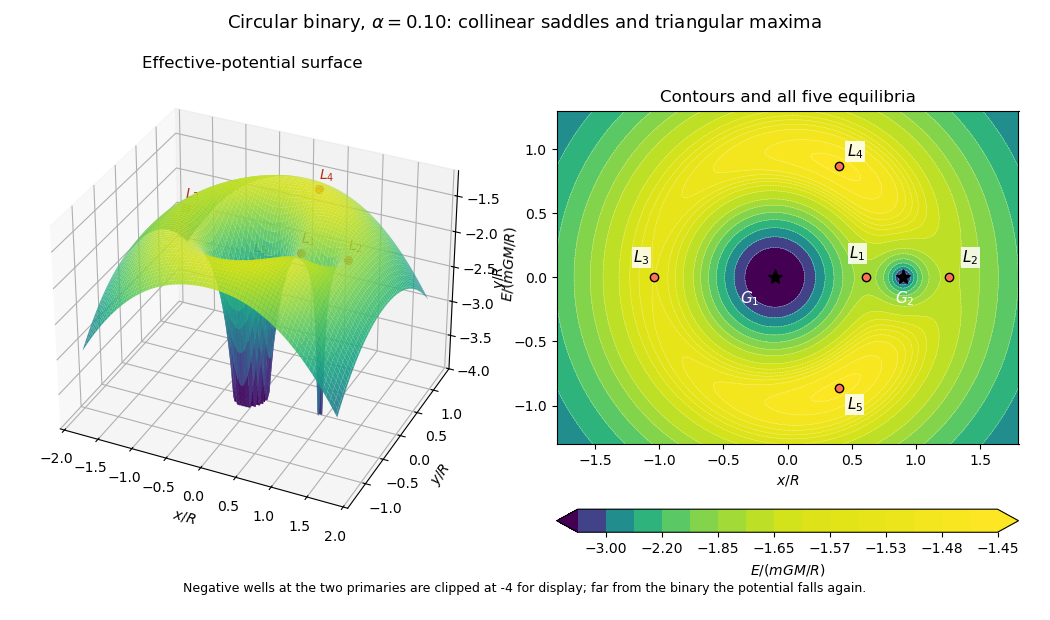

Python code for this plot:
"""Original restricted-three-body effective-potential sketch.
Python 3.14; NumPy 2.3.5, Matplotlib 3.10.7. Caller supplies MPLCONFIGDIR.
Writes only its PNG basename to cwd; no source-relative or _media outputs.
"""
from pathlib import Path
import matplotlib
matplotlib.use('Agg')
import matplotlib.pyplot as plt
import numpy as np

alpha = 0.10

def derivative(x):
    return -x+(1-alpha)*(x+alpha)/abs(x+alpha)**3+alpha*(x-1+alpha)/abs(x-1+alpha)**3

def bisect(lo, hi):
    assert derivative(lo)>0>derivative(hi)
    for _ in range(80):
        mid=(lo+hi)/2
        if derivative(mid)>0: lo=mid
        else: hi=mid
    return (lo+hi)/2

def potential(x,y):
    return -(x*x+y*y)/2-(1-alpha)/np.hypot(x+alpha,y)-alpha/np.hypot(x-1+alpha,y)

points=[(bisect(-alpha+1e-5,1-alpha-1e-5),0),(bisect(1-alpha+1e-5,3),0),(bisect(-3,-alpha-1e-5),0),(0.5-alpha,np.sqrt(3)/2),(0.5-alpha,-np.sqrt(3)/2)]
x=np.linspace(-1.8,1.8,230); y=np.linspace(-1.3,1.3,180)
X,Y=np.meshgrid(x,y); E=potential(X,Y)
shown=np.maximum(E,-4.0)
fig=plt.figure(figsize=(10.5,6.2),dpi=100,facecolor='white')
ax=fig.add_subplot(121,projection='3d')
ax.plot_surface(X,Y,shown,cmap='viridis',vmin=-4,vmax=-1.3,rstride=3,cstride=3,linewidth=0,alpha=0.93)
for i,(px,py) in enumerate(points,1):
    pz=potential(px,py)
    ax.scatter(px,py,pz+0.03,color='#e85128',s=30,depthshade=False)
    ax.text(px,py,pz+0.16,rf'$L_{i}$',color='#b62c10',fontsize=10)
ax.set(xlabel='$x/R$',ylabel='$y/R$',zlabel=r'$E/(mGM/R)$',zlim=(-4,-1.15),title='Effective-potential surface')
ax.view_init(elev=32,azim=-65)
ax.set_box_aspect((1,0.85,0.75))
ax2=fig.add_subplot(122)
levels=[-4,-3,-2.5,-2.2,-2,-1.85,-1.75,-1.65,-1.60,-1.57,-1.55,-1.53,-1.51,-1.48,-1.46,-1.45]
c=ax2.contourf(X,Y,E,levels=levels,cmap='viridis',extend='both')
ax2.contour(X,Y,E,levels=levels,colors='white',linewidths=0.35,alpha=0.65)
for i,(px,py) in enumerate(points,1):
    ax2.plot(px,py,'o',color='#ff7355',mec='black',ms=6)
    offsets={1:(-0.13,0.15),2:(0.1,0.12),3:(-0.16,0.12),4:(0.06,0.08),5:(0.06,-0.16)}
    dx,dy=offsets[i]
    ax2.text(px+dx,py+dy,rf'$L_{i}$',color='black',fontsize=11,bbox={'facecolor':'white','alpha':0.85,'edgecolor':'none','pad':1})
ax2.plot([-alpha,1-alpha],[0,0],'k*',ms=11)
ax2.text(-alpha-0.27,-0.2,'$G_1$',color='white',fontsize=11)
ax2.text(1-alpha-0.06,-0.2,'$G_2$',color='white',fontsize=11)
ax2.set(xlabel='$x/R$',ylabel='$y/R$',aspect='equal',title='Contours and all five equilibria')
fig.colorbar(c,ax=ax2,orientation='horizontal',pad=0.14,fraction=0.065,label=r'$E/(mGM/R)$')
fig.suptitle(r'Circular binary, $\alpha=0.10$: collinear saddles and triangular maxima',fontsize=13)
fig.text(0.5,0.045,'Negative wells at the two primaries are clipped at -4 for display; far from the binary the potential falls again.',ha='center',fontsize=9)
fig.subplots_adjust(left=0.02,right=0.97,bottom=0.13,top=0.88,wspace=0.16)
fig.savefig(Path('paper-59-effective-potential.png'),facecolor='white',transparent=False)
plt.close(fig)
